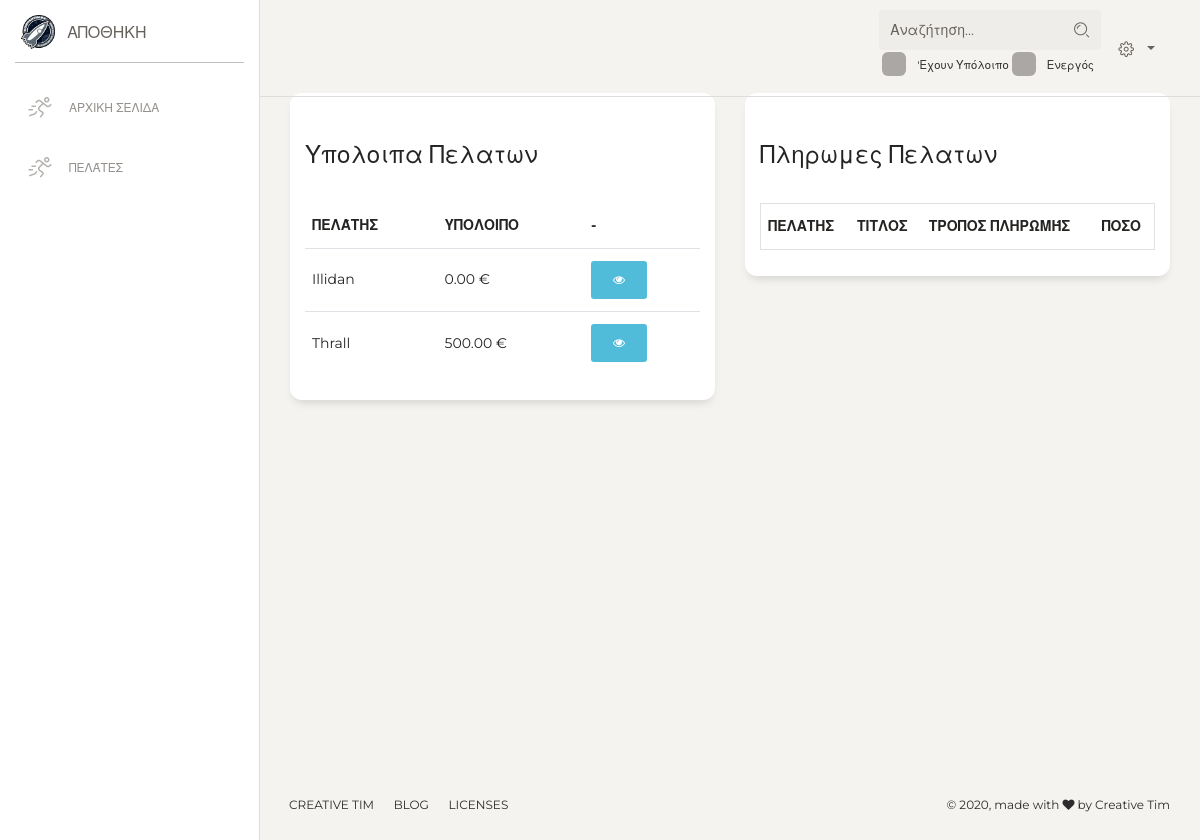
Before: /costumers/home/ (signed in) with the older database file.
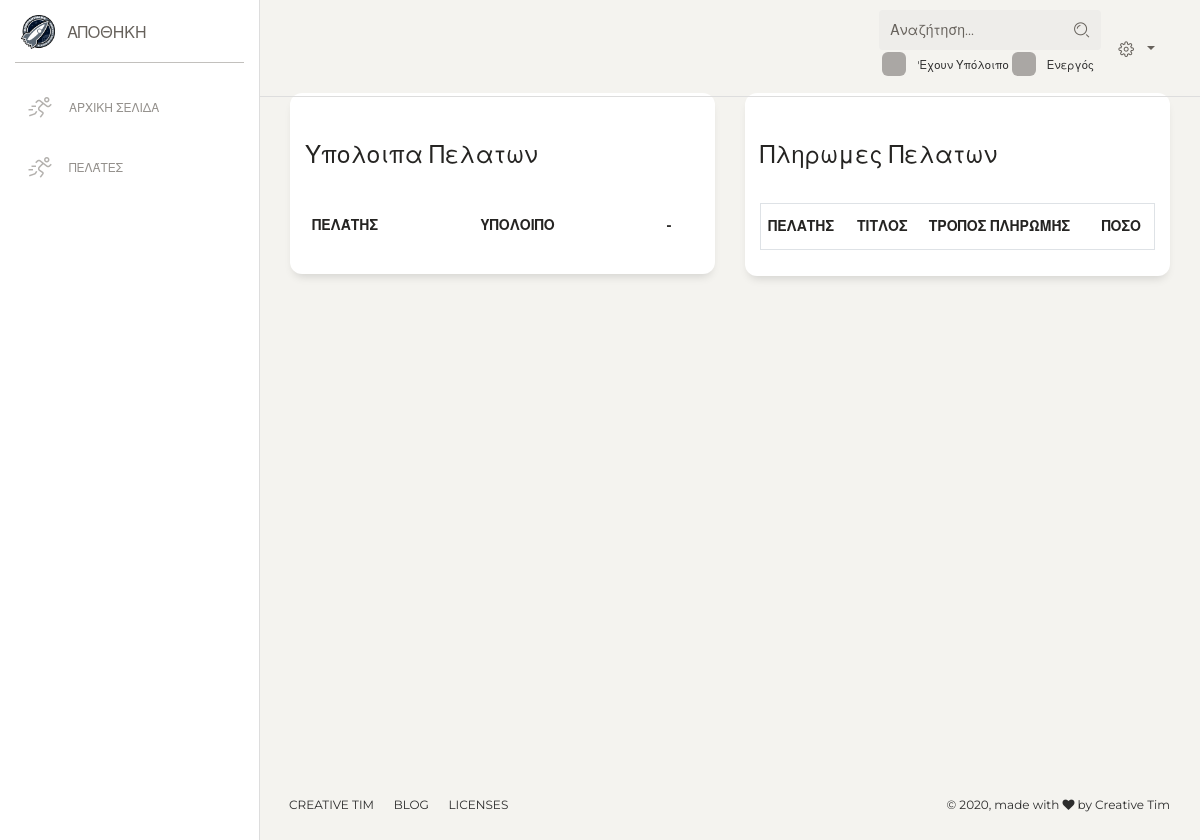
After: the same page with the newer database file.
### costumers/models.py (models this page shows, shortened)
class Costumer(models.Model):
    eponimia = models.CharField(null=True, max_length=240, verbose_name='Επωνυμια')
    address = models.CharField(blank=True, null=True, max_length=240, verbose_name='Διευθυνση')
    job_description = models.CharField(blank=True, null=True, max_length=240, verbose_name='Επαγγελμα')
    loading_place = models.CharField(blank=True, null=True, max_length=240, default='Εδρα μας', verbose_name='Τοπος Φορτωσης')
    destination = models.CharField(blank=True, null=True, max_length=240, default='Εδρα του,', verbose_name='Προορισμος')
    afm = models.CharField(blank=True, null=True, max_length=10, verbose_name='ΑΦΜ')
    doy = models.CharField(blank=True, null=True, max_length=240, default='Σπαρτη', verbose_name='ΔΟΥ')
    destination_city = models.CharField(blank=True, null=True, max_length=240 , verbose_name='Πολη')
    transport = models.CharField(blank=True, null=True, max_length=10, verbose_name='Μεταφορικο Μεσο')
    first_name = models.CharField(max_length=200, verbose_name='Ονομα', blank=True)
    last_name = models.CharField(max_length=200, verbose_name='Επιθετο', blank=True)
    amka = models.CharField(max_length=20, blank=True, verbose_name='Ψευδονυμο')
    notes = models.CharField(max_length=200, blank=True, verbose_name='Σημειώσεις')
    cellphone = models.CharField(max_length=20, blank=True, verbose_name='Κινητό')
    phone = models.CharField(max_length=20, blank=True, verbose_name='Τηλέφωνο')
    active = models.BooleanField(default=True, verbose_name='Ενεργός')
    value = models.DecimalField(decimal_places=2, max_digits=20, default=0.00)
    paid_value = models.DecimalField(decimal_places=2, max_digits=20, default=0.00)
    balance = models.DecimalField(decimal_places=2, max_digits=20, default=0.00)
    class Meta:
        ordering = ['eponimia', 'afm']
    def __str__(self):
        return self.eponimia
    def tag_balance(self):
        return f'{self.balance} {CURRENCY}'
    def get_edit_url(self):
        return reverse('costumers:costumer_detail_view', kwargs={'pk': self.id})

### costumers/views.py (the view)
# urls.py: path('home/', CostumerHomepageView.as_view(), name='homepage'),
@method_decorator(staff_member_required, name='dispatch')
class CostumerHomepageView(TemplateView):
    template_name = 'costumers/homepage.html'
    def get_context_data(self, **kwargs):
        context = super().get_context_data(**kwargs)
        context['last_10_payments'] = CostumerPayment.objects.all()[:10]
        context['costumers'] = Costumer.objects.all().order_by('balance')[:10]
        return context

### costumers/templates/costumers/homepage.html (shortened to what this page needs)
{% extends 'dashboard.html' %}
{% block navbar %} {% include 'costumers/navbar.html' %} {% endblock %}
{% block content %}
    <div class="content">
        <div class="row">
            <div class="col-6">
                <div class="card">
                    <div class="card-header">
                        <h4>Υπολοιπα Πελατων</h4>
                    </div>
                    <div class="card-body">
                        <table class="table">
                            <thead>
                                <tr>
                                    <th>Πελάτης</th>
                                    <th>Υπολοιπο</th>
                                    <th> - </th>
                                </tr>
                            </thead>
                            <tbody>
                                {% for costumer in costumers %}
                                    <tr>
                                        <td>{{ costumer }}</td>
                                        <td>{{ costumer.tag_balance }}</td>
                                        <td><a href="{{ costumer.get_edit_url }}" class="btn btn-info"><i class="fa fa-eye"></i> </a> </td>
                                    </tr>
                                {% endfor %}
                            </tbody>
                        </table>
                    </div>
                </div>
            </div>
            <div class="col-6">
                <div class="card">
                        <div class="card-header">
                            <h4>Πληρωμες Πελατων</h4>
                        </div>
                        <div class="card-body">
                            <table class="table table-bordered">
                                <thead>
                                    <tr>
                                        <th>Πελατης</th>
                                        <th>Τιτλος</th>
                                        <th>Τροπος Πληρωμής</th>
                                        <th>Ποσο</th>
                                    </tr>
                                </thead>
                            </table>
                        </div>
                    </div>
            </div>
        </div>
    </div>
{% endblock %}

Changed rows visible on the page:
removed Costumer: eponimia "Illidan", tag_balance "0.00 €"
removed Costumer: eponimia "Thrall", tag_balance "500.00 €"
